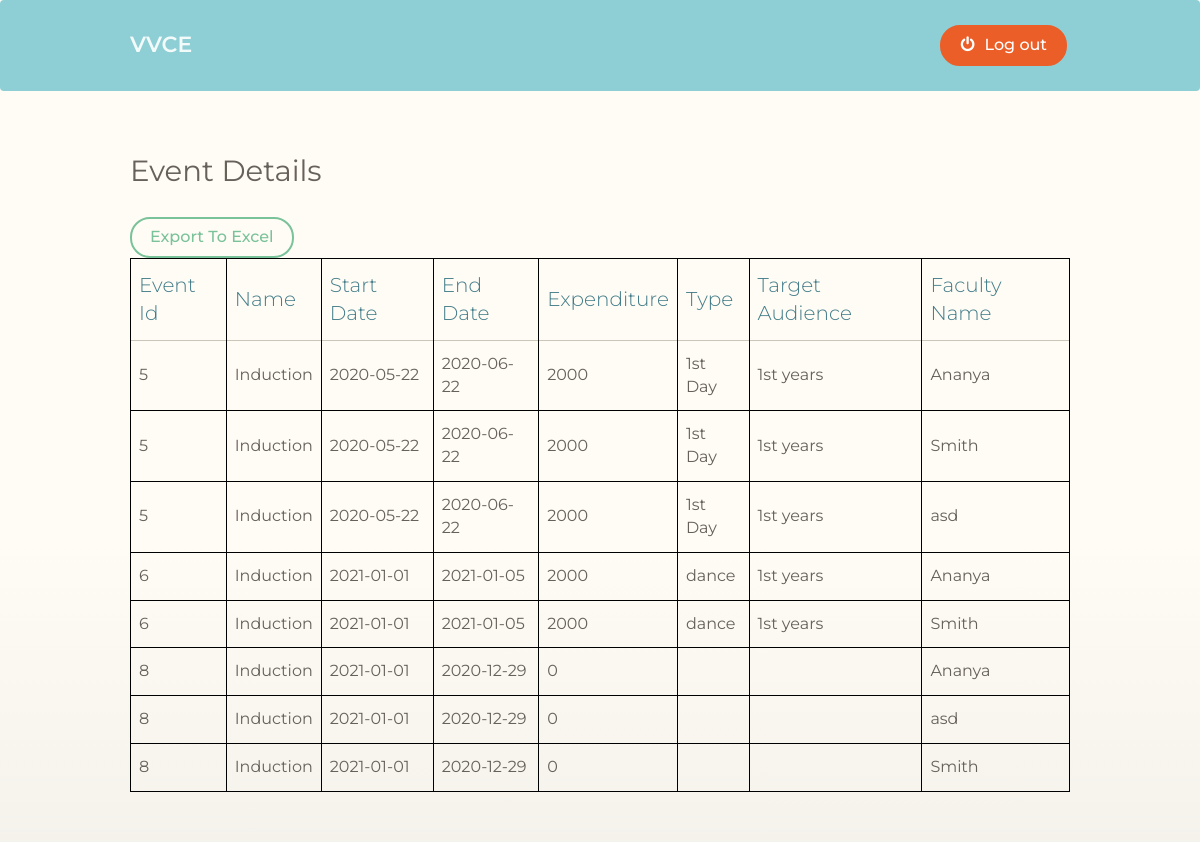
Before: /public/event_details.php with the older database file.
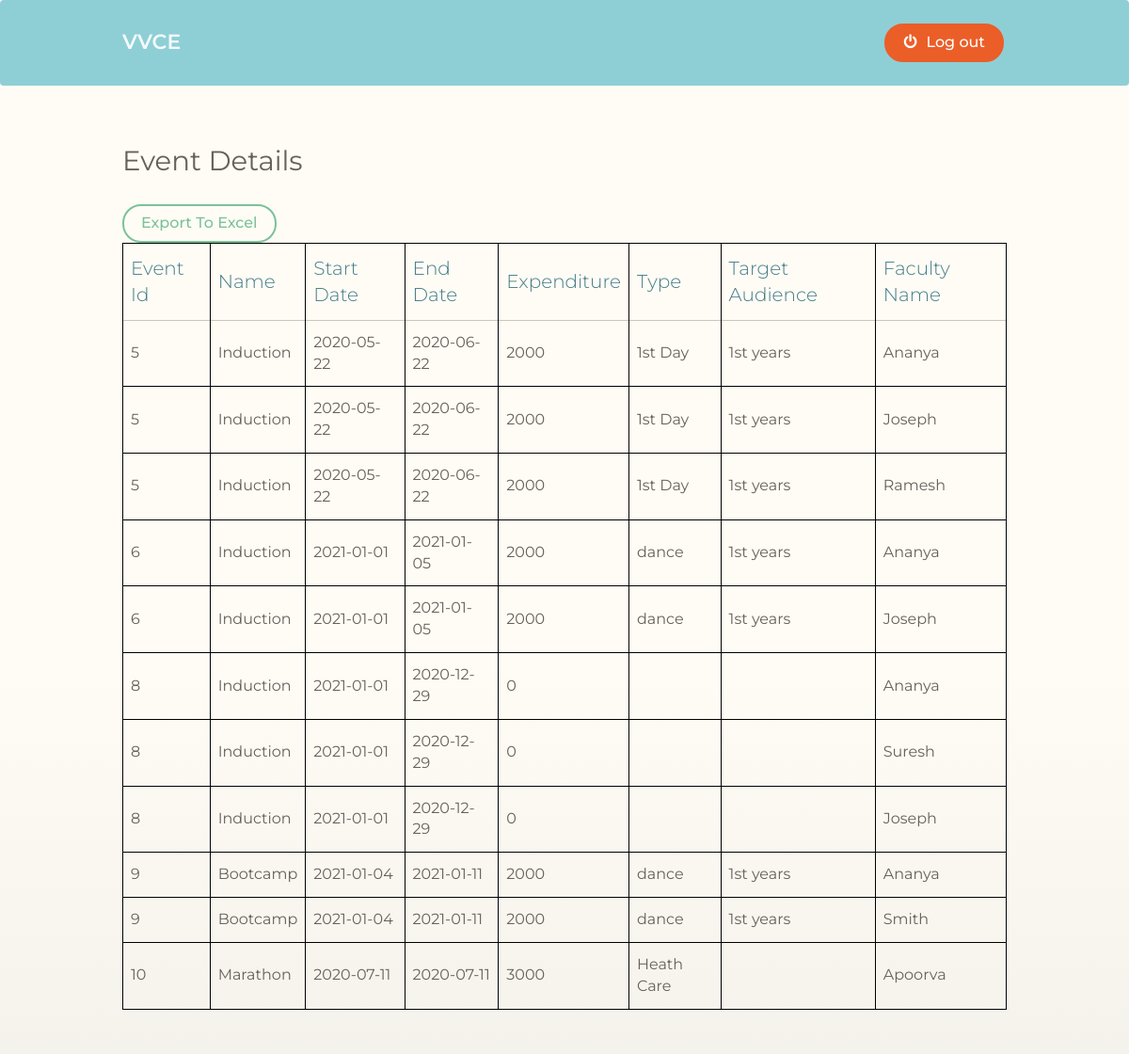
After: the same page with the newer database file.
### tables this page shows
CREATE TABLE `event_sub` (
  `id` int(225) NOT NULL,
  `eid` varchar(225) NOT NULL,
  `fid` varchar(50) NOT NULL
);

CREATE TABLE `events` (
  `eid` int(10) NOT NULL,
  `eventname` varchar(30) NOT NULL,
  `eventstartdate` date NOT NULL,
  `eventenddate` date NOT NULL,
  `totalexpenditure` float NOT NULL,
  `eventtype` text NOT NULL,
  `targetaudience` varchar(30) NOT NULL,
  `eventreport` text NOT NULL
);

CREATE TABLE `faculty` (
  `fid` int(10) NOT NULL,
  `facultyname` varchar(30) NOT NULL,
  `dateofjoining` date NOT NULL,
  `profile_image` varchar(225) NOT NULL
);

### functions/export.php (called while the page is built, shortened)
<?php
    include '../config/config.php';
$sql1 = "select * from events, event_sub,faculty where events.eid = event_sub.eid and event_sub.fid = faculty.fid ";
$row = mysqli_query($conn, $sql1);
$items = array();
while( $result = $row->fetch_assoc() ) {
$items[] = $result;
}
?>

### public/event_details.php (the view, shortened to what this page needs)
<?php
include("../functions/export.php");
include('../config/config.php');
?>
<!doctype html>
<html lang="en">
<head>
    <link href="bootstrap3/css/bootstrap.css" rel="stylesheet" />
    <link href="assets/css/ct-paper.css" rel="stylesheet"/>
    <link href="assets/css/demo.css" rel="stylesheet" />
    <link href="assets/css/examples.css" rel="stylesheet" />
    <link href="http://maxcdn.bootstrapcdn.com/font-awesome/4.4.0/css/font-awesome.min.css" rel="stylesheet">
    <link href="assets/css/themify-icons.css" rel="stylesheet">
</head>
<body class="add-product">
<nav class="navbar navbar-ct-primary" role="navigation-demo">
    <div class="container">
        <div class="navbar-header">
            <a class="navbar-brand" href="#">VVCE</a>
        </div>
        <div class="collapse navbar-collapse">
            <ul class="nav navbar-nav navbar-right">
                <li>
                    <a href="../functions/logout.php" class="btn btn-danger btn-fill"><i class="fa fa-power-off"></i> Log out</a>
                </li>
            </ul>
        </div>
    </div>
</nav>
<div class="wrapper">
    <div class="main">
        <div class="section section-nude">
            <div class="container">
                <div class="tim-title">
                    <h3>Event Details</h3>
                </div>
                <div class="row">
                    <div class="col-md-12">
                    <form action="#" method="post">
                                <button type="submit" id="export" name="export"
                                 value="Export to excel" class="btn btn-success">Export To Excel</button>
                                </form>
                        <div class="table-responsive">
                            <?php echo"   <table class='table'>
                                    <thead class='text-primary'>
                                    <th>
                                        Event Id
                                    </th>
                                    <th>
                                       Name
                                    </th>
                                    <th>
                                        Start Date
                                    </th>
                                    <th >
                                        End Date
                                    </th>
                                    <th>
                                        Expenditure
                                    </th>
                                    <th>
                                        Type
                                    </th>
                                    <th>
                                        Target Audience
                                    </th>
                                    <th>
                                    Faculty Name
</th>
                                    </thead>";
                                    foreach($items as $item) {
                                        $id = $item['eid'];
                                        $sql1 = "select * from events, event_sub,faculty where events.eid = event_sub.eid and event_sub.fid = faculty.fid and events.eid = '$id'";
                                        $row = mysqli_query($conn, $sql1);
                                        echo "<tr>
                                        <td>" . $item['eid'] . "</td>
                                        <td>" . $item['eventname'] . "</td>
                                        <td>" . $item['eventstartdate'] . "</td>
                                        <td>" . $item['eventenddate'] . "</td>
                                        <td>" . $item['totalexpenditure'] . "</td>
                                        <td>" . $item['eventtype'] . "</td>
                                        <td>" . $item['targetaudience'] . "</td>
                                        <td >".$item['facultyname']."<br></td>
                                    </tr>";
                            }
                            ?>
                            </table>
                        </div>
                    </div>
                </div>
            </div>
        </div>
    </div>
</div>
</body>
</html>

Changed rows visible on the page:
changed through a linked row, event_sub (number 2 of 11 on the later page): fid.facultyname "Smith" → "Joseph"
changed through a linked row, event_sub: fid.facultyname "asd" → "Ramesh"
changed through a linked row, event_sub (number 5 of 11 on the later page): fid.facultyname "Smith" → "Joseph"
changed through a linked row, event_sub: fid.facultyname "asd" → "Suresh"
changed through a linked row, event_sub (number 8 of 11 on the later page): fid.facultyname "Smith" → "Joseph"
added event_sub: eid "9", eid.eventname "Bootcamp", eid.eventstartdate "2021-01-04", eid.eventenddate "2021-01-11", eid.totalexpenditure "2000", eid.eventtype "dance", eid.targetaudience "1st years", fid.facultyname "Ananya"
added event_sub: eid "9", eid.eventname "Bootcamp", eid.eventstartdate "2021-01-04", eid.eventenddate "2021-01-11", eid.totalexpenditure "2000", eid.eventtype "dance", eid.targetaudience "1st years", fid.facultyname "Smith"
added event_sub: eid "10", eid.eventname "Marathon", eid.eventstartdate "2020-07-11", eid.eventenddate "2020-07-11", eid.totalexpenditure "3000", eid.eventtype "Heath Care", fid.facultyname "Apoorva"
